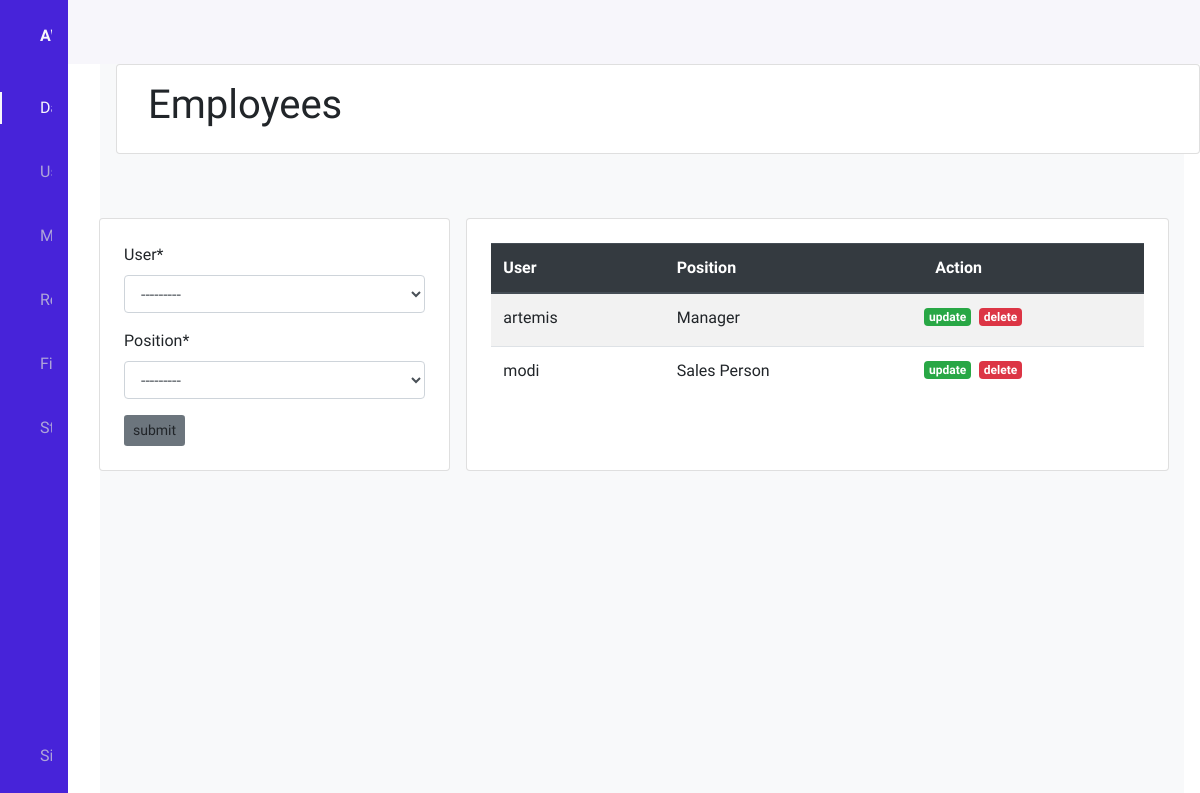
The app's page /employees/, older data.
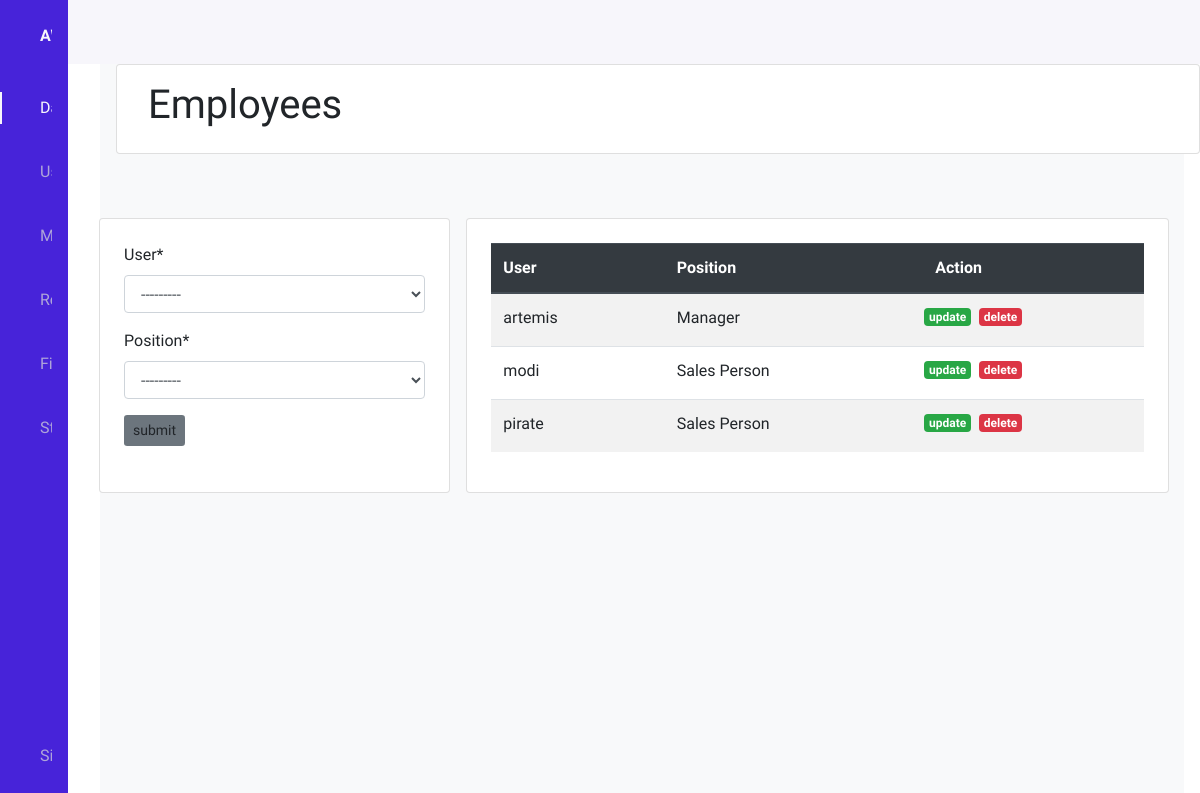
The same page, newer data.
### records/models.py (models this page shows, shortened)
class Employee(models.Model):
    user = models.OneToOneField(User, null=True, on_delete=models.CASCADE)
    position = models.ForeignKey(Position, on_delete=models.SET_NULL, null=True)

class Position(models.Model):
    position = models.CharField(max_length=100, unique=True)
    description = models.TextField()
    def __str__(self):
        return self.position

### records/views.py (the view)
# urls.py: path('employees/', views.add_emp, name='employees'),
def add_emp(request):
    form = EmployeeForm
    emps = Employee.objects.order_by('user')[:7]
    if request.method == 'POST':
        form = EmployeeForm(request.POST)
        if form.is_valid():
            form.save()
    context = {'form':form, 'emps':emps}
    return render(request, 'records/add_employee.html', context)

### records/templates/records/add_employee.html (shortened to what this page needs)
<!DOCTYPE html>
{% extends 'base.html' %}
{% load crispy_forms_tags %}
    {% block header %}
    <div class="col card m-3">
      <h1 class="p-3">Employees</h1>
    </div>
    {% endblock header %}
    {% block content %}
    <div class="container py-5">
      <div class="d-flex justify-content-center">
        <div class="col-md-4 card p-4">
          <form method="POST" action="">
            {% csrf_token %} {{form|crispy}}
            <button class="btn btn-sm bg-secondary" type="submit">
              submit
            </button>
          </form>
        </div>
        <div class="col-md-8 card p-4 mx-3">
          <table class="table table-striped">
            <thead class="thead-dark">
              <tr>
                <th scope="col">User</th>
                <th scope="col">Position</th>
                <th scope="col">Action</th>
              </tr>
            </thead>
            <tbody>
              {% for emp in emps %}
              <tr>
                <td>{{ emp.user }}</td>
                <td>{{ emp.position }}</td>
                <td>
                  <div class="row">
                    <h6>
                      <a href="" class="badge badge-success mx-1"
                        >update</a
                      >
                    </h6>
                    <h6>
                      <a href="" class="badge badge-danger mx-1"
                        >delete</a
                      >
                    </h6>
                  </div>
                </td>
              </tr>
              {% endfor %}
            </tbody>
          </table>
        </div>
      </div>
    </div>
    {% endblock content %}

Row changes from the older to the newer data that the page shows:
added Employee: user "pirate", position "Sales Person"
